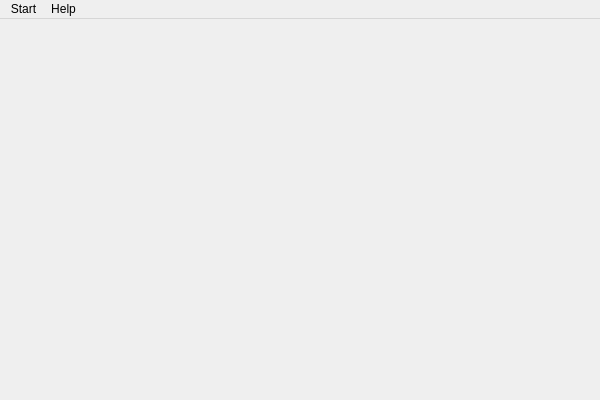
<?xml version="1.0" encoding="UTF-8"?>
<ui version="4.0">
 <class>gameClass</class>
 <widget class="QMainWindow" name="gameClass">
  <property name="geometry">
   <rect>
    <x>0</x>
    <y>0</y>
    <width>600</width>
    <height>400</height>
   </rect>
  </property>
  <property name="windowTitle">
   <string>game</string>
  </property>
  <widget class="QWidget" name="centralWidget">
   <layout class="QGridLayout" name="gridLayout">
    <property name="leftMargin">
     <number>0</number>
    </property>
    <property name="topMargin">
     <number>0</number>
    </property>
    <property name="rightMargin">
     <number>0</number>
    </property>
    <property name="bottomMargin">
     <number>0</number>
    </property>
    <property name="spacing">
     <number>0</number>
    </property>
   </layout>
  </widget>
  <widget class="QMenuBar" name="menuBar">
   <property name="geometry">
    <rect>
     <x>0</x>
     <y>0</y>
     <width>600</width>
     <height>21</height>
    </rect>
   </property>
   <widget class="QMenu" name="menuNew">
    <property name="title">
     <string>Start</string>
    </property>
    <addaction name="actionNew"/>
    <addaction name="actionSetting"/>
    <addaction name="actionQuit"/>
   </widget>
   <widget class="QMenu" name="menuHelp">
    <property name="title">
     <string>Help</string>
    </property>
    <addaction name="actionHint"/>
    <addaction name="actionAbout"/>
   </widget>
   <addaction name="menuNew"/>
   <addaction name="menuHelp"/>
  </widget>
  <action name="actionNew">
   <property name="text">
    <string>New</string>
   </property>
  </action>
  <action name="actionQuit">
   <property name="text">
    <string>Quit</string>
   </property>
  </action>
  <action name="actionAbout">
   <property name="text">
    <string>About</string>
   </property>
  </action>
  <action name="actionSetting">
   <property name="text">
    <string>Setting</string>
   </property>
  </action>
  <action name="actionCamera">
   <property name="text">
    <string>Camera</string>
   </property>
  </action>
  <action name="actionHint">
   <property name="text">
    <string>Hint</string>
   </property>
  </action>
 </widget>
 <layoutdefault spacing="6" margin="11"/>
 <resources>
  <include location="game.qrc"/>
 </resources>
 <connections/>
</ui>
